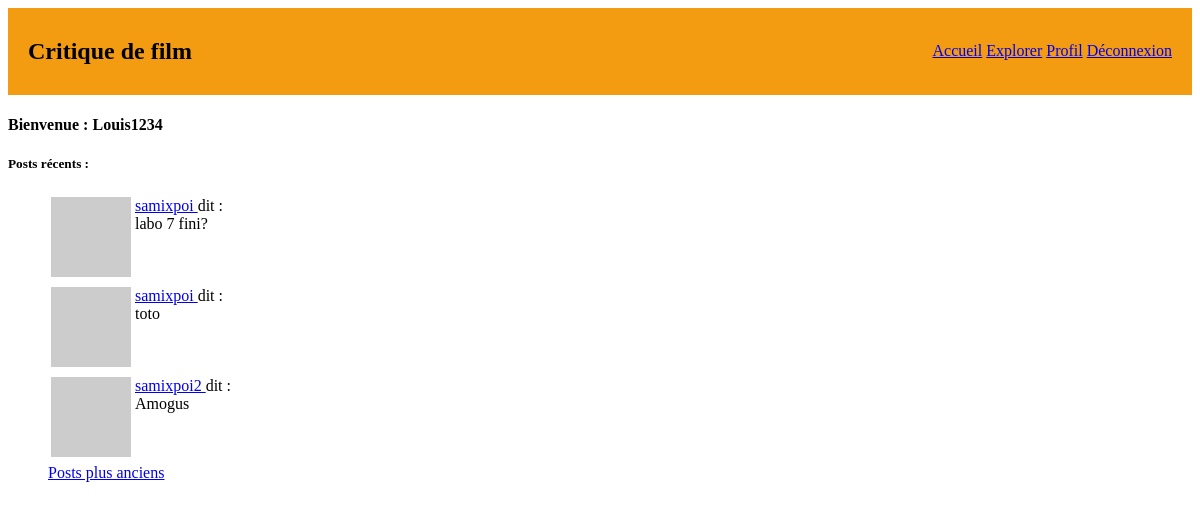
Screenshot of /explore (signed in) with the database file from the repository.
### app/models.py (models this page shows, shortened)
class Utilisateur(db.Model, UserMixin):
    __tablename__ = 'utilisateur'
    id: so.Mapped[int] = so.mapped_column(primary_key=True)
    nom_utilisateur: so.Mapped[str] = so.mapped_column(sa.String(64), unique=True, index=True)
    email: so.Mapped[str] = so.mapped_column(sa.String(120), unique=True, index=True)
    mot_passe_hash: so.Mapped[Optional[str]] = so.mapped_column(sa.String(256))
    a_propos_moi: so.Mapped[Optional[str]] = so.mapped_column(sa.String(140))
    derniere_connexion: so.Mapped[Optional[datetime]] = so.mapped_column(sa.DateTime)
    posts: so.WriteOnlyMapped['Post'] = so.relationship(back_populates='auteur')
    def avatar(self, taille):
        digest = hashlib.md5(self.email.lower().encode('utf-8')).hexdigest()
        return f"https://www.gravatar.com/avatar/{digest}?d=identicon&s={taille}"
    following: Mapped[list["Utilisateur"]] = so.relationship(
    secondary=followers,
    primaryjoin=(followers.c.follower_id == id),
    secondaryjoin=(followers.c.followed_id == id),
    back_populates='followers'
)
    followers: Mapped[list["Utilisateur"]] = so.relationship(
    secondary=followers,
    primaryjoin=(followers.c.followed_id == id),
    secondaryjoin=(followers.c.follower_id == id),
    back_populates='following'
)

class Post(db.Model):
    id: so.Mapped[int] = so.mapped_column(primary_key=True)
    contenu: so.Mapped[str] = so.mapped_column(sa.Text, nullable=False)
    timestamp: so.Mapped[datetime] = so.mapped_column(
        sa.DateTime(timezone=True),
        default=datetime.now(tz=timezone.utc),
        nullable=False
    )
    id_utilisateur: so.Mapped[int] = so.mapped_column(sa.ForeignKey('utilisateur.id'), nullable=False)
    auteur: so.Mapped["Utilisateur"] = so.relationship(back_populates="posts")

### app/routes.py (the view)
@app.route('/explore')
@login_required
def explore():
  page = request.args.get('page', 1, type=int)
  query = sa.select(Post).order_by(Post.timestamp.desc())
  posts = db.paginate(query, page=page, per_page=app.config['POSTS_PER_PAGE'], error_out=False)
  next_url = url_for('explore', page=posts.next_num) if posts.has_next else None
  prev_url = url_for('explore', page=posts.prev_num) if posts.has_prev else None
  return render_template('index.html', title="Explorer", posts=posts.items,next_url=next_url, prev_url=prev_url)

### app/__init__.py (called while the page is built)
@login.user_loader
def load_user(id):
    return db.session.get(Utilisateur, int(id))

### app/routes.py (called while the page is built)
@app.before_request
def update_last_seen():
    if current_user.is_authenticated:
        current_user.derniere_connexion = datetime.now(timezone.utc)
        db.session.commit()

### app/templates/index.html (shortened to what this page needs)
{% extends "base.html" %}
{% block content %}
  {% if current_user.is_authenticated %}
    {% include "_profil_utilisateur.html" with context %}
  {% else %}
    <p>Bienvenue ! Veuillez <a href="{{ url_for('connexion') }}">vous connecter</a>.</p>
  {% endif %}
{% endblock %}

### app/templates/_profil_utilisateur.html (shortened to what this page needs)
<div class="card mb-4 p-3">
  <div class="d-flex align-items-center">
    <div>
      <h4 class="mb-0">Bienvenue : {{ current_user.nom_utilisateur }}</h4>
    </div>
  </div>
  <h5 class="mt-4">Posts récents :</h5>
  {% if posts %}
    <ul class="list-unstyled">
      {% for post in posts %}
         {% include '_post.html'%}
      {% endfor %}
      {% if next_url %}
        <a href="{{ next_url }}"> Posts plus anciens</a>
      {% endif %}
    </ul>
  {% else %}
    <p>Aucun post pour le moment.</p>
  {% endif %}
</div>

### app/templates/_post.html
<table>
    <tr valign="top">
        <td><img src="{{ post.auteur.avatar(36)}}" alt=""></td>
        <td>
            <a href="{{ url_for('profil', nom_utilisateur=post.auteur.nom_utilisateur) }}">
                {{ post.auteur.nom_utilisateur }}
            </a>
            dit : <br>{{post.contenu}}<br>
        </td>
    </tr>
</table>

### rows the page displays
Utilisateur: nom_utilisateur "Louis1234"
Post: auteur.nom_utilisateur "samixpoi", contenu "labo 7 fini?"
Post: auteur.nom_utilisateur "samixpoi", contenu "toto"
Post: auteur.nom_utilisateur "samixpoi2", contenu "Amogus"
